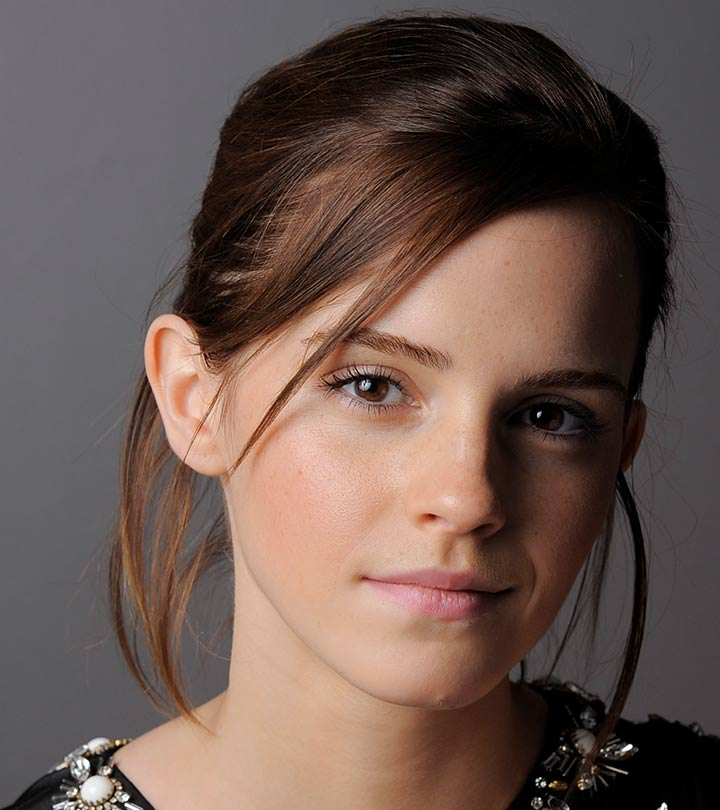
#> input picture codes/emma.jpg, 720 x 810 px
$ jupyter execute vision_assignment.ipynb
#> lines starting #> are read from the running program, lines starting #| are printed output that depends on the picture
[cell 1]
import cv2 as cv
import numpy as np
import matplotlib.pyplot as plt

c = np.array([(50, 50), (50, 100), (150, 255), (150, 150)])

t1 = np.linspace(0, c[0,1], c[0,0] + 1 - 0).astype('uint8')
print(len(t1))
t2 = np.linspace(c[1,1], c[2,1], c[2,0] - c[1,0]).astype('uint8')
print(len(t2))
t3 = np.linspace(c[3,1], 255, 255 - c[3,0]).astype('uint8')
print(len(t3))

transform = np.concatenate((t1, t2), axis=0).astype('uint8')
transform = np.concatenate((transform, t3), axis=0).astype('uint8')
print(len(transform))

fig, ax = plt.subplots()
ax.plot(transform)
ax.set_xlabel(r'Input, $f(\mathbf{x})$')
ax.set_ylabel('Output, $\mathrm{T}[f(\mathbf{x})]$')
ax.set_xlim(0,255)
ax.set_ylim(0,255)
ax.set_aspect('equal')
plt.show()
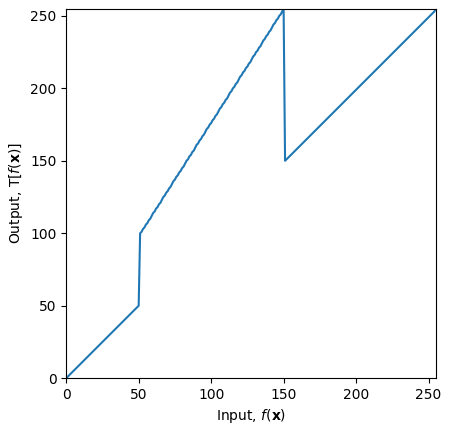
#> figure drawn by matplotlib, 1 panel; curve peaks at x = 150, y = 255

[cell 2]
img_orig = cv.imread('emma.jpg', cv.IMREAD_GRAYSCALE)
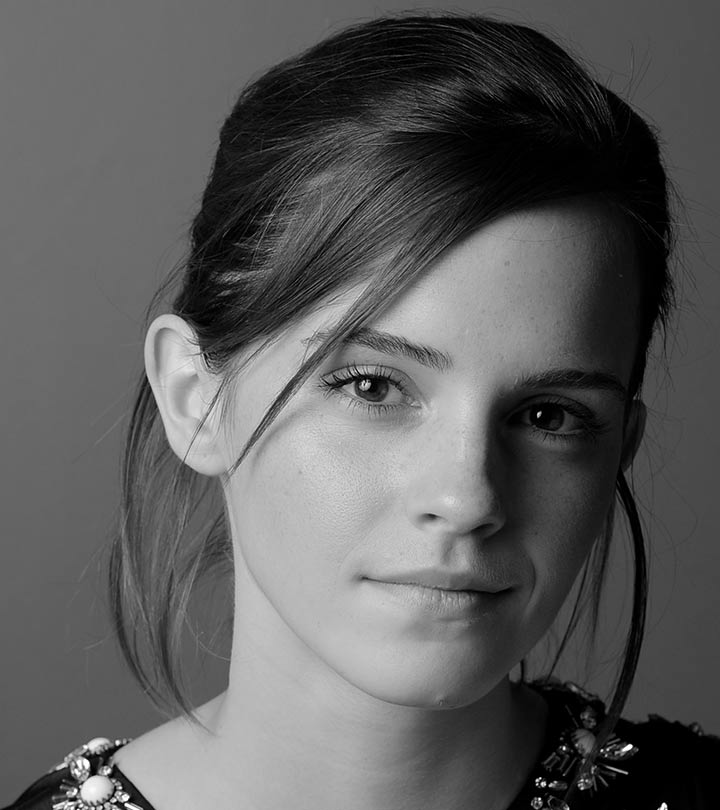
#> img_orig: shape (810, 720); min 0, max 255, mean 92.3

f = img_orig.copy()
img_trans = cv.LUT(f, transform)
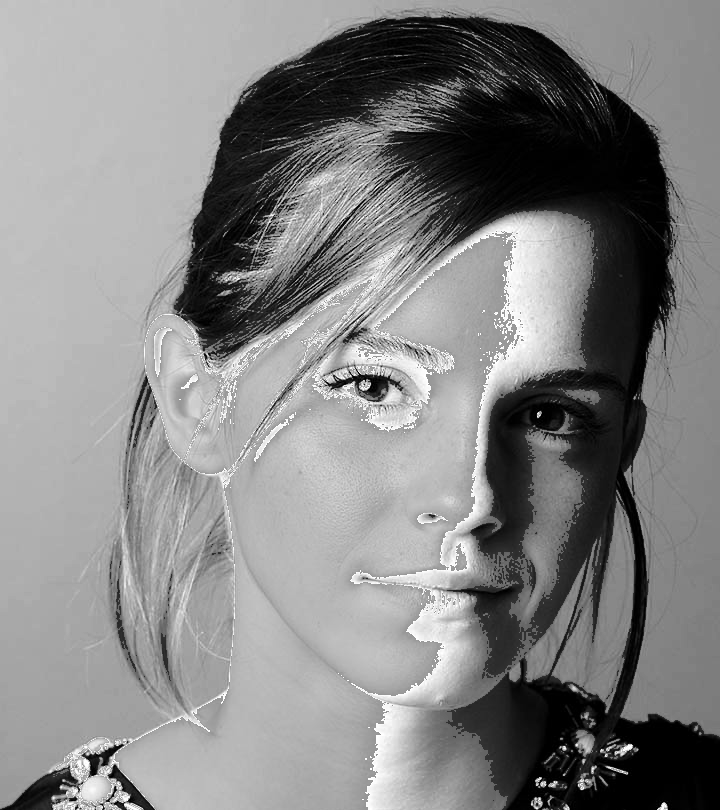
#> img_trans: shape (810, 720); min 0, max 255, mean 132.4
img_trans2 = transform[f]

fig, ax = plt.subplots(1, 3, figsize=(15,5))
ax[0].imshow(img_orig, cmap='gray', vmin=0, vmax=255)
ax[1].imshow(img_trans, cmap='gray', vmin=0, vmax=255)
ax[2].imshow(img_trans2, cmap='gray', vmin=0, vmax=255)
ax[0].set_title('Original')
ax[1].set_title('Transformed')
ax[2].set_title('Transformed')
plt.show()

[cell 3]
threshold = 200

t1 = np.linspace(0, 0, threshold+1).astype('uint8')
print(len(t1))
t2 = np.linspace(threshold, 255, 255-threshold).astype('uint8')
print(len(t2))

transform_white = np.concatenate((t1, t2), axis=0).astype('uint8')
print(len(transform_white))

print(transform_white[threshold-3:threshold+3])

t1 = np.linspace(0, threshold, threshold+1).astype('uint8')
print(len(t1))
t2 = np.linspace(0, 0, 255-threshold).astype('uint8')
print(len(t2))

transform_gray = np.concatenate((t1, t2), axis=0).astype('uint8')
print(len(transform_gray))

print(transform_gray[threshold-3:threshold+3])

fig, ax = plt.subplots(1,2, figsize=(12,4))
ax[0].plot(transform_white)
ax[1].plot(transform_gray)
ax[0].set_xlabel(r'Input, $f(\mathbf{x})$')
ax[0].set_ylabel('Output, $\mathrm{T}[f(\mathbf{x})]$')
ax[1].set_xlabel(r'Input, $f(\mathbf{x})$')
ax[1].set_ylabel('Output, $\mathrm{T}[f(\mathbf{x})]$')
ax[0].set_xlim(0,255)
ax[0].set_ylim(0,255)
ax[0].set_aspect('equal')
ax[1].set_xlim(0,255)
ax[1].set_ylim(0,255)
ax[1].set_aspect('equal')
plt.show()
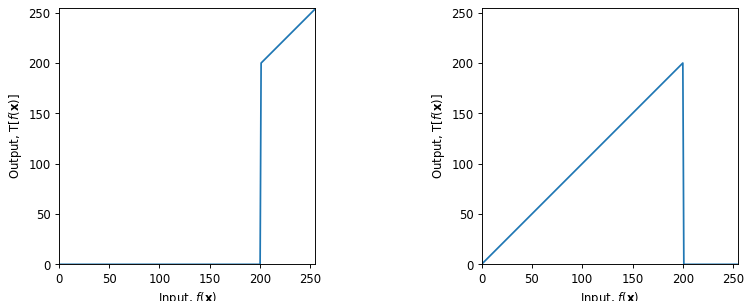
#> figure drawn by matplotlib, 2 panels; panel 1: curve peaks at x = 255, y = 255; panel 2: curve peaks at x = 200, y = 200

[cell 4]
img = cv.imread('brain_proton_density_slice.png', cv.IMREAD_GRAYSCALE)
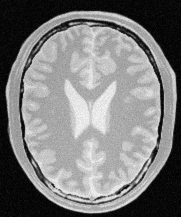
#> input picture codes/brain_proton_density_slice.png, 181 x 217 px
#> img is the input picture: shape (217, 181); min 0, max 251, mean 123.7

white_img = cv.LUT(img, transform_white)
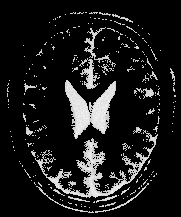
#> white_img: shape (217, 181); min 0, max 250, mean 27.7
gray_img = cv.LUT(img, transform_gray)

fig, ax = plt.subplots(1,3, figsize=(12,4))
ax[0].imshow(img, cmap='gray', vmin=0, vmax=255)
ax[1].imshow(white_img, cmap='gray', vmin=0, vmax=255)
ax[2].imshow(gray_img, cmap='gray', vmin=0, vmax=255)
ax[0].set_title('Original')
ax[1].set_title('White')
ax[2].set_title('Gray')
plt.show()

[cell 5]
import cv2 as cv
import numpy as np
import matplotlib.pyplot as plt

# Step 1: Read the original image
image_path = 'highlights_and_shadows.jpg'  # Replace with your image path
f = cv.imread(image_path)
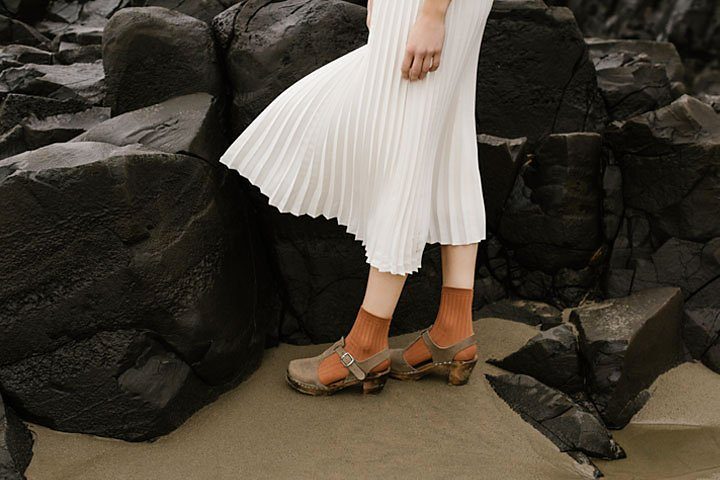
#> input picture codes/highlights_and_shadows.jpg, 720 x 480 px
#> f is the input picture: shape (480, 720, 3); mean B, G, R 58.1, 68.6, 75.7

# Step 2: Convert the image to L*a*b* color space
image_lab = cv.cvtColor(f, cv.COLOR_BGR2Lab)
#> image_lab: shape (480, 720, 3); mean of channels 0, 1, 2 71.3, 129.1, 135

# Extract the L channel
L = image_lab[:, :, 0]
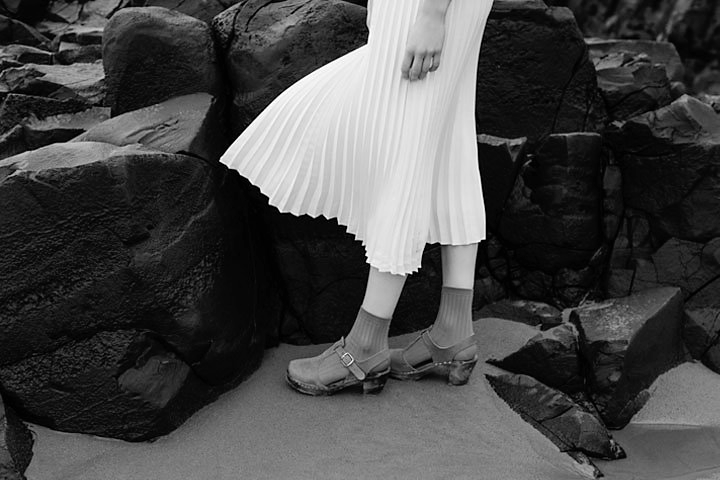
#> L: shape (480, 720); min 0, max 255, mean 71.3

# Step 3: Define gamma value and create the LUT
gamma = 2.2  # Example gamma value
t = np.array([(i / 255.0) ** gamma * 255 for i in np.arange(0, 256)]).astype(np.uint8)

# Apply the LUT to the L channel
L_corrected = cv.LUT(L, t)

# Step 4: Combine the corrected L channel with the original a* and b* channels
image_lab[:, :, 0] = L_corrected  # Update the L channel
#> image_lab: shape (480, 720, 3); mean of channels 0, 1, 2 35.3, 129.1, 135
corrected_image = cv.cvtColor(image_lab, cv.COLOR_Lab2BGR)  # Convert back to RGB
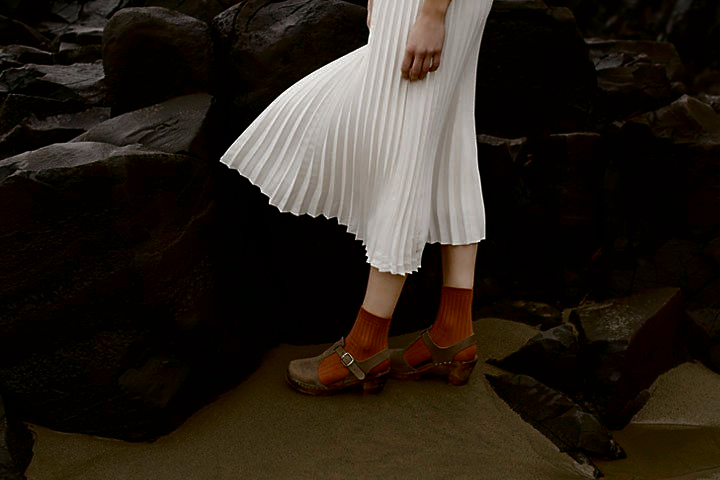
#> corrected_image: shape (480, 720, 3); mean B, G, R 26, 33.5, 40.5

# Step 5: Calculate histograms for original and corrected images
original_hist = cv.calcHist([f], [0], None, [256], [0, 256])  # Original image histogram
#> original_hist = 256 values, max 8229 at index 13, min 0 at index 254, mean 1350
corrected_hist = cv.calcHist([corrected_image], [0], None, [256], [0, 256])  # Corrected image histogram
#> corrected_hist = 256 values, max 220940 at index 0, min 0 at index 230, mean 1350

# Plotting images and histograms
plt.figure(figsize=(12, 8))

# Plot original image
plt.subplot(2, 2, 1)
plt.title('Original Image')
plt.imshow(cv.cvtColor(f, cv.COLOR_BGR2RGB))  # Convert BGR to RGB for plotting
plt.axis('off')  # Hide axis

# Plot corrected image
plt.subplot(2, 2, 2)
plt.title('Gamma-Corrected Image')
plt.imshow(cv.cvtColor(corrected_image, cv.COLOR_BGR2RGB))  # Convert BGR to RGB for plotting
plt.axis('off')  # Hide axis

# Plot original histogram
plt.subplot(2, 2, 3)
plt.title('Original Image Histogram')
plt.plot(original_hist, color='gray')
plt.xlim([0, 256])

# Plot corrected histogram
plt.subplot(2, 2, 4)
plt.title('Gamma-Corrected Image Histogram')
plt.plot(corrected_hist, color='gray')
plt.xlim([0, 256])

plt.tight_layout()
plt.show()
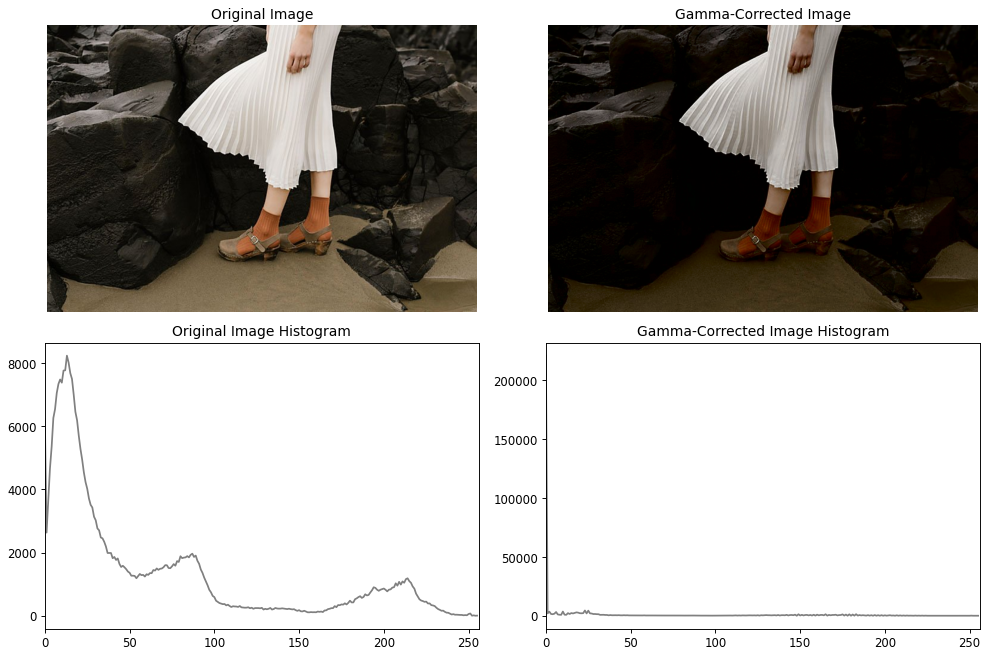
#> figure drawn by matplotlib, 4 panels; panel 3: curve peaks at x = 13, y = 8229; panel 4: curve peaks at x = 0, y = 220940
